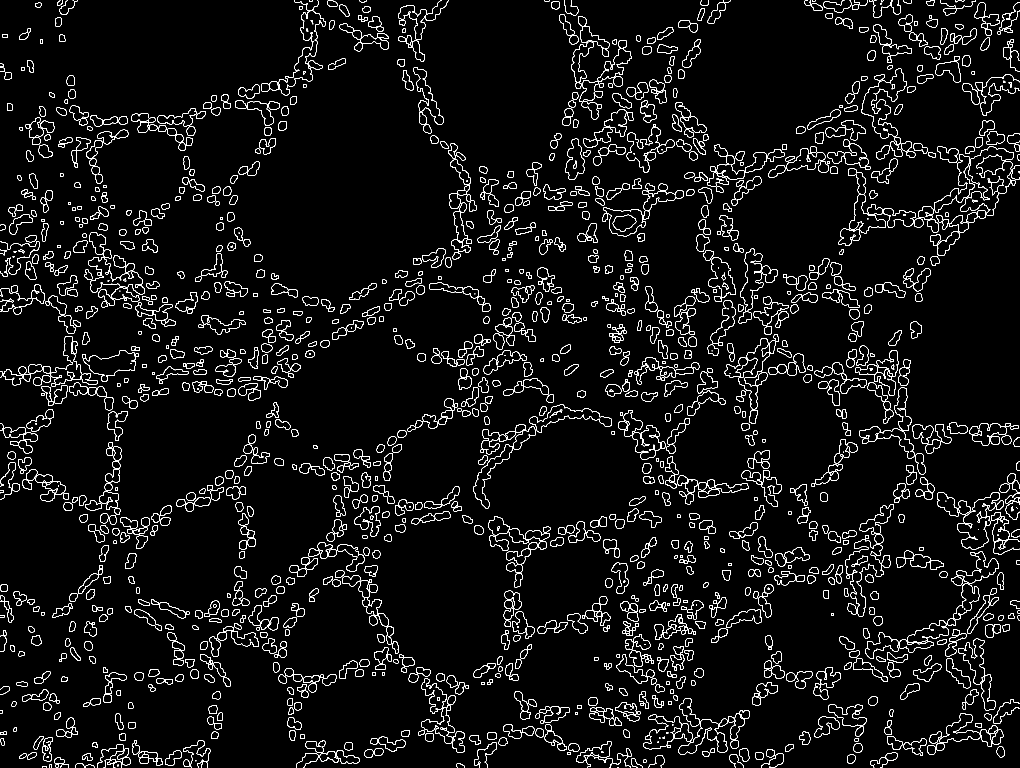
#> input picture distane.png, 4080 x 3072 px, given in place of Ultra.jpg, which was not available (shown at 1/4 size)
$ python cannyEdge.py   (Python 2 division)
#> lines starting #> are read from the running program, lines starting #| are printed output that depends on the picture; pictures that were not available may be replaced by others from this repository, and a replacement may not be noted
import numpy as np
import argparse
import glob
import cv2

def auto_canny(image,sigma=033):
    v= np.median(image)

    lower = int(max(0,(1.0-sigma)*v))
    upper = int(min(255,(1.0+sigma)*v))
    edge = cv2.Canny(image,lower,upper)

    return edge

# [5 lines of commented-out code are left out]

image = cv2.imread('/home/lahiru/Pictures/Ultra.jpg')
#> image is the input picture: shape (3072, 4080, 3); 2.4% white in thin lines or dots
gray = cv2.cvtColor(image,cv2.COLOR_RGB2GRAY)
#> gray: shape (3072, 4080); 2.4% white in thin lines or dots
blurred = cv2.GaussianBlur(gray,(3,3),0)
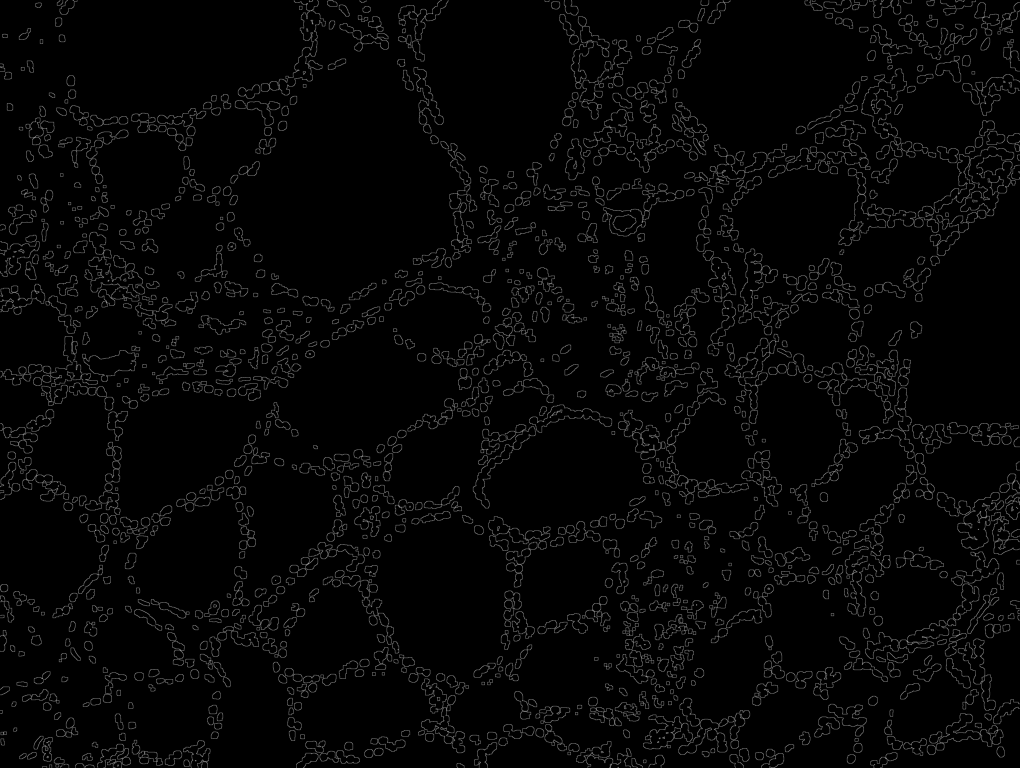
#> blurred: shape (3072, 4080) (shown at 1/4 size); min 0, max 207, mean 6.2

wide = cv2.Canny(blurred,10,200)
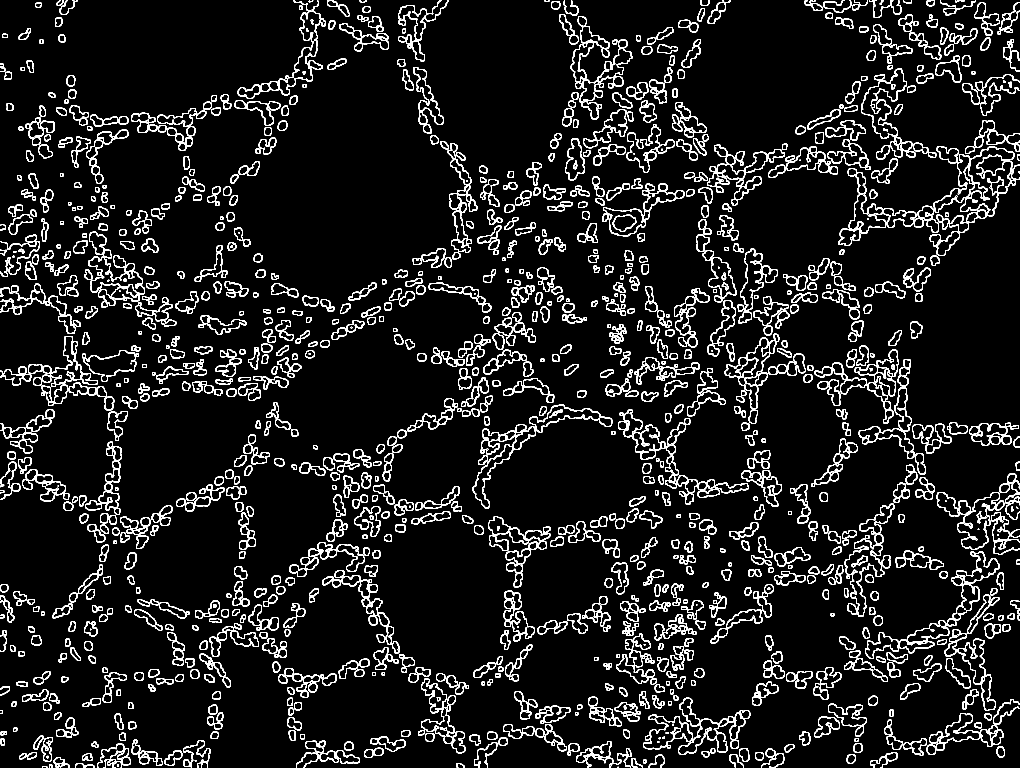
#> wide: shape (3072, 4080) (shown at 1/4 size); 4.6% white in thin lines or dots
tight = cv2.Canny(blurred,255,250)
#> tight: shape (3072, 4080); 4.6% white in thin lines or dots
auto = auto_canny(blurred)
#> in auto_canny, `v= np.median(image)`: v = 0
#> in auto_canny, `edge = cv2.Canny(image,lower,upper)`: edge: shape (3072, 4080); 4.6% white in thin lines or dots
cv2.imshow("Original",image)
cv2.imshow("Edge",np.hstack([wide,tight,auto]))
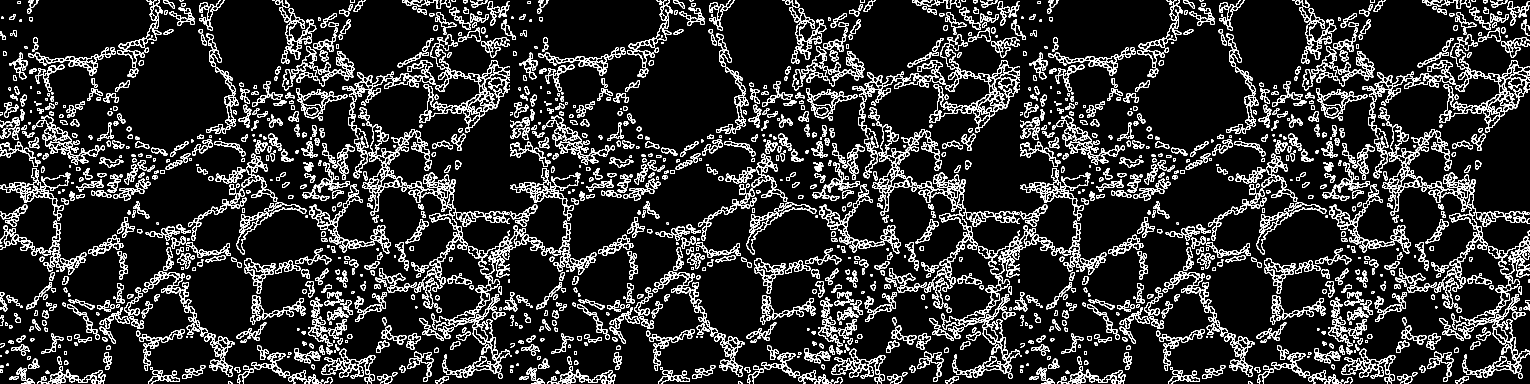
#> window 'Edge': shape (3072, 12240) (shown at 1/8 size); 4.6% white in thin lines or dots
cv2.waitKey()
